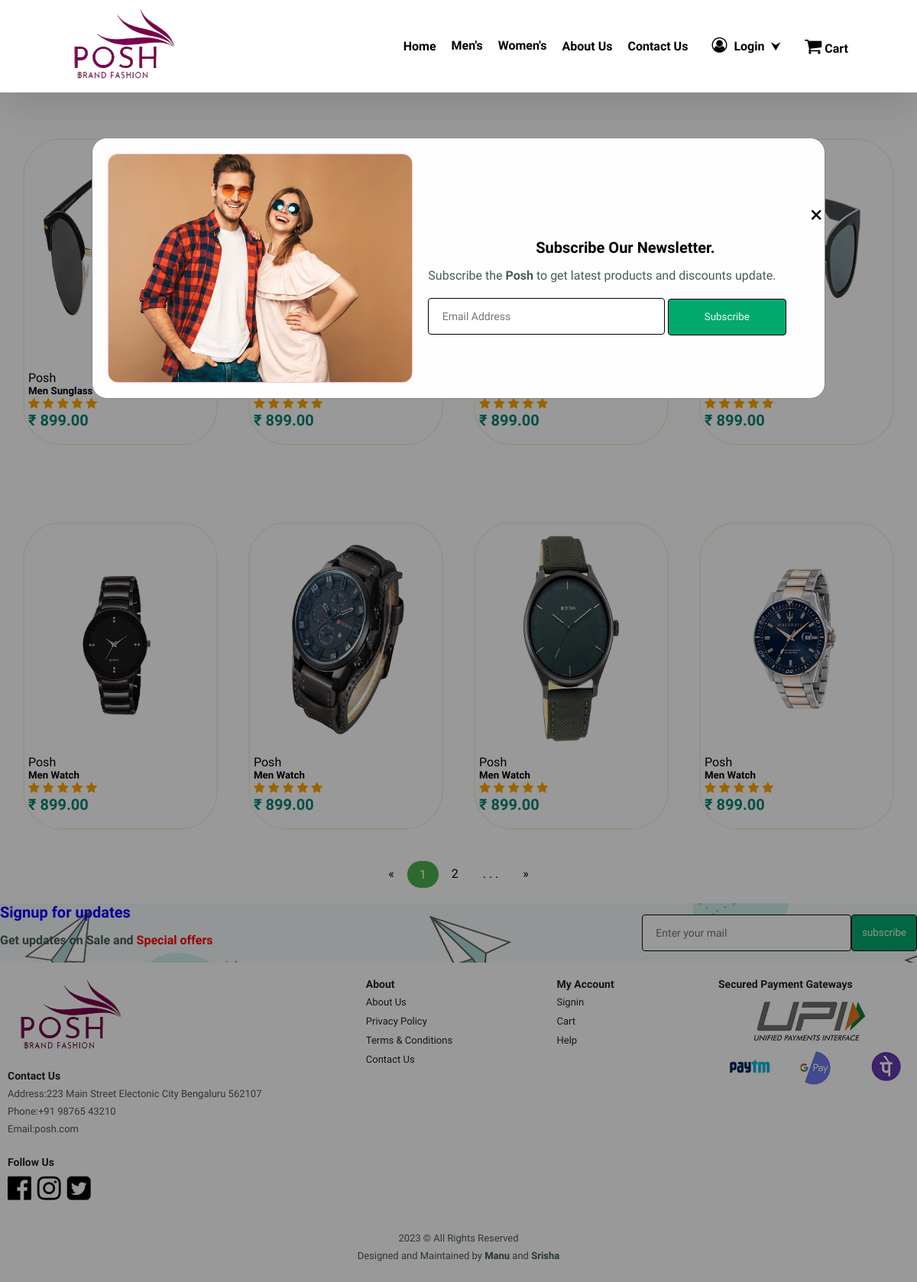
Screenshot of /men_acc_1.php with the database file from the repository.
### tables this page shows
CREATE TABLE `products` (
  `product_id` int(11) NOT NULL,
  `Gender` varchar(10) NOT NULL,
  `product_name` varchar(100) NOT NULL,
  `product_category` varchar(100) NOT NULL,
  `product_description` varchar(255) NOT NULL,
  `product_image` varchar(255) NOT NULL,
  `product_price` decimal(6,2) NOT NULL,
  `product_special offer` int(2) NOT NULL,
  `product_color` varchar(100) NOT NULL
);

### Includes/men_up.php (called while the page is built, shortened)
<?php
include('connection.php');
$stmt9 = $conn->prepare("SELECT * FROM products WHERE Gender='Men' AND product_category='Accessories/sunglass' LIMIT 4");
$stmt9->execute();
$sunglass = $stmt9->get_result();
$stmt10 = $conn->prepare("SELECT * FROM products WHERE Gender='Men' AND product_category='Accessories/watch' LIMIT 4");
$stmt10->execute();
$watch = $stmt10->get_result();
?>

### men_acc_1.php (the view, shortened to what this page needs)
<html>
<head>
    <link rel="stylesheet" href="https://cdnjs.cloudflare.com/ajax/libs/font-awesome/4.7.0/css/font-awesome.min.css">
    <link rel="stylesheet" href="styles.css">
</head>
<body>
 <?php include_once("includes/head.php"); ?>
                <section id="topproduct" class="section-p1">
                <div class="Collection">
                    <?php include('Includes/men_up.php'); ?>
                    <?php while($row = $sunglass->fetch_assoc()) { ?>
                        <div class="product">
                           <a href="<?php echo "single_product_acc.php?product_id=".$row['product_id']; ?>"> <img src="Assets/<?php echo $row['product_image']; ?>"></a>
                            <div class="description">
                            <span>Posh</span>
                                <h5><?php echo $row['product_name']; ?></h5>
                                <div class="rating">
                                        <span class="fa fa-star checked"></span>
                                        <span class="fa fa-star checked"></span>
                                        <span class="fa fa-star checked"></span>
                                        <span class="fa fa-star checked"></span>
                                        <span class="fa fa-star checked"></span>
                                </div>
                            <h4>&#8377; <?php echo $row['product_price']; ?></h4>
                            </div>
                </div>
                <?php } ?>
                </section>
                <section id="topproduct" class="section-p1">
                  <div class="Collection">
                      <?php include('Includes/men_up.php'); ?>
                      <?php while($row = $watch->fetch_assoc()) { ?>
                          <div class="product">
                             <a href="<?php echo "single_product_acc.php?product_id=".$row['product_id']; ?>"> <img src="Assets/<?php echo $row['product_image']; ?>"></a>
                              <div class="description">
                              <span>Posh</span>
                                  <h5><?php echo $row['product_name']; ?></h5>
                                  <div class="rating">
                                          <span class="fa fa-star checked"></span>
                                          <span class="fa fa-star checked"></span>
                                          <span class="fa fa-star checked"></span>
                                          <span class="fa fa-star checked"></span>
                                          <span class="fa fa-star checked"></span>
                                  </div>
                              <h4>&#8377; <?php echo $row['product_price']; ?></h4>
                              </div>
                  </div>
                  <?php } ?>
                  </section>
             <div class="pagination">
            <a href="men_acc_1.php">&laquo;</a>
            <a class="active" href="men_acc_1.php">1</a>
            <a class="" href="men_acc_2.php">2</a>
            <a href="#"> . . .</a>
            <a href="men_acc_2.php">&raquo;</a>
          </div>
          <br/>
</body>
</html>

### styles.css (style rules this page uses)
* { margin: 0; padding: 0; box-sizing: border-box; font-family: "Spartan", sans-serif; }
html { scroll-behavior: smooth; }
.checked { color: orange; }
section { padding: auto; }
h4 { font-size: 20px; color: #222; }
p { font-size: 16px; color: #465b52; margin: 15px 0 20px 0; }
.section-p1 { padding: 20px 10px; }
body { width: 100%; }
#topproduct { text-align: center; }
#topproduct .product img { width: 90%; }
#topproduct .product .description { text-align: start; padding: 10px 0; }
#topproduct .product h4 { color: #088178; }
#topproduct .Collection { display: flex; justify-content: space-between; padding-top: 20px; }
#subscribe { display: flex; justify-content: space-between; flex-wrap: wrap; align-items: center; background-image: url("Assets/newsletter-background.png"); background-repeat: no-repeat; }
#subscribe h4 { font-size: 20px; font-weight: 500; color:blue; }
#subscribe p span { color:red }
#subscribe .form { display: flex; width: 30%; }
#subscribe input { height: 3rem; padding: 0 1.24em; width: 100%; border :1px double black; font-size: 14px; border-radius: 4px; outline: none; }
#subscribe .form button { height: 3rem; padding: 0 1.24em; background-color: #04AA6D; color: #eef7f6; white-space: inherit; padding: 13px; border :1px double black; width: 100%; border-radius: 4px; }
footer { display: flex; flex-wrap: wrap; justify-content: space-between; }
footer .col { display: flex; flex-direction: column; align-items: flex-start; margin-bottom: 20px; }
footer h4 { font-size: 14px; margin:0 0 8px 0; }
footer p { font-size: 13px; margin: 0 0 8px 0; }
footer a { font-size: 13px; text-decoration: none; color:#222; margin-bottom: 10px; }
footer .follow { margin-top: 20px; }
footer .follow i { color:black; padding-right: 4px; cursor: pointer; }
footer .copyright { width: 100%; text-align: center; }
.pagination { display: flex; justify-content: center; }
.pagination a { color: black; float: left; padding: 8px 16px; text-decoration: none; }
.pagination a.active { background-color: #4CAF50; color: white; border: 1px solid #fff; border-radius: 30px; }

### rows the page displays
products: product_name "Men Sunglass", product_price "899.00"
products: product_price "899.00"
products: product_price "899.00"
products: product_price "899.00"
products: product_image (picture), product_name "Men Watch", product_price "899.00"
products: product_image (picture), product_name "Men Watch", product_price "899.00"
products: product_image (picture), product_name "Men Watch", product_price "899.00"
products: product_image (picture), product_name "Men Watch", product_price "899.00"
